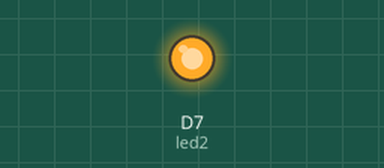
The sketch below on a simulated ESP8266 (NodeMCU). Shown: output pins drawn as LEDs (lit = HIGH).

Above: at 0.2 s.
At 21.7 s:
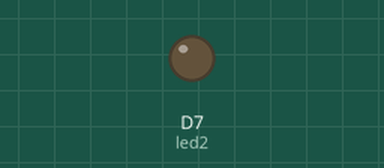
Timing chart, 0 to 29.3 s (numbered marks = the images above):
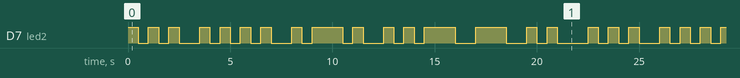

The sketch:

blinkname.ino
```cpp
int led2 = D7; // Instead of writing D7 over and over again, we'll write led2
// This one is the little blue LED on your board. On the Photon it is next to D7, and on the Core it is next to the USB jack.

// Having declared these variables, let's move on to the setup function.
// The setup function is a standard part of any microcontroller program.
// It runs only once when the device boots up or is reset.

void setup() {

	pinMode(led2, OUTPUT);

}


void dot()

{

	digitalWrite(led2, HIGH);

	// We'll leave it on for 1 second...
	delay(500);

	// Then we'll turn it off...
	digitalWrite(led2, LOW);

    delay(500);

}


void dash()

{
    digitalWrite(led2, HIGH);

	// We'll leave it on for 1 second...
	delay(1500);

	// Then we'll turn it off...
	digitalWrite(led2, LOW);


    delay(500);
}


void loop() {

	// To blink the LED, first we'll turn it on...


	// S

	dot();
	dot();
	dot();
	delay(500);


	// H

	dot();
	dot();
	dot();
	dot();
	delay(500);


	// R

	dot();
	dash();
	dot();
	delay(500);

	// U

	dot();
	dot();
	dash();
	delay(500);


	// T

	dash();
	delay(500);


	// I

	dot();
	dot();
	delay(1000);


	// And repeat!
}
```

Measured:
- by itself, D7 (led2): moves between LOW and HIGH, repeating every 22.5 s
- by itself, everything shown: repeats every 22.5 s, in 32 steps
